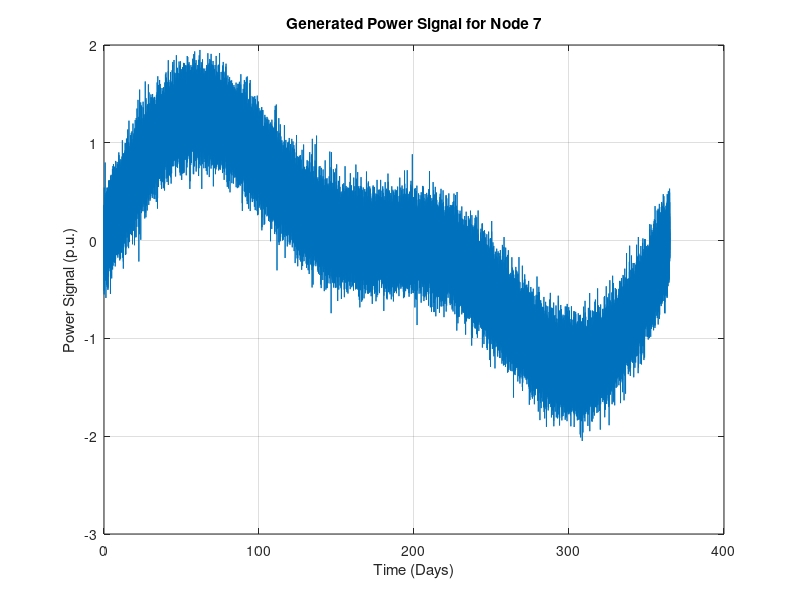

The MATLAB source for this figure: (Note: this script raises an error after producing the figure.)
clc; clear; close all;

%% ========== 1. Define IEEE-14 Synthetic Load Data ==========
% Mapping NYISO regions to IEEE-14 nodes
nyiso_nodes = [2, 3, 4, 5, 6, 9, 10, 11, 12, 13, 14];
nyiso_regions = {'CAPITL', 'CENTREL', 'DUNWOD', 'GENESE', 'HUD VL', ...
                 'LONGIL', 'MHK VL', 'MILLWD', 'N.Y.C.', 'NORTH', 'WEST'};
nyiso_loads = [100, 120, 80, 90, 110, 70, 130, 95, 105, 115, 85];

% Initialize power flow data for IEEE-14 system
num_nodes = 14;
bus_data = zeros(num_nodes, 3); % Columns: [Active Power, Reactive Power, Phase Angle]

% Assign synthetic active/reactive power loads
for i = 1:length(nyiso_nodes)
    node = nyiso_nodes(i);
    bus_data(node, 1) = nyiso_loads(i);        % Active power (MW)
    bus_data(node, 2) = nyiso_loads(i) * 0.3;  % Reactive power (MVAR)
end

disp('Synthetic IEEE-14 Load Data Mapped to NYISO Regions.');

%% ========== 2. Generate Power Time-Series Data ==========
sampling_interval = 5 / (60 * 24); % Convert minutes to fraction of a day
num_samples = 100000; % More than 100,000 samples
t = linspace(0, 365, num_samples); % Time vector for 12 months
power_signals = zeros(num_nodes, num_samples);

for i = 1:num_nodes
    power_signals(i, :) = sin(2 * pi * t / 365) + 0.5 * sin(4 * pi * t / 365) + 0.2 * randn(size(t));
end

% Plot Power Signal for Node 7
figure;
plot(t, power_signals(7, :));
xlabel('Time (Days)');
ylabel('Power Signal (p.u.)');
title('Generated Power Signal for Node 7');
grid on;

%% ========== 3. CEEMDAN Decomposition for Node 7 ==========
if exist('ceemdan', 'file') ~= 2
    error('CEEMDAN function not found. Please install or define it.');
end

num_imfs = 10; % Number of IMFs to extract
imf_matrix = ceemdan(power_signals(7, :), 0.1, num_imfs);

% Plot IMFs for Node 7
figure;
for j = 1:num_imfs
    subplot(num_imfs, 1, j);
    plot(t, imf_matrix(j, :));
    title(['IMF ' num2str(j) ' for Node 7']);
    grid on;
end
sgtitle('CEEMDAN Decomposition Components for Node 7');

% Plot Residual
figure;
plot(t, imf_matrix(end, :));
xlabel('Time (Days)');
ylabel('Residual');
title('Residual Component for Node 7');
grid on;

%% ========== 4. Correlation Coefficients of Decomposed Components ==========
correlation_matrix = corrcoef(imf_matrix');

% Display Correlation Matrix for Node 7
figure;
imagesc(correlation_matrix);
colorbar;
title('Correlation Coefficients of CEEMDAN Components (Node 7)');
xlabel('IMF Component');
ylabel('IMF Component');
axis square;

% Extract the first four components with the highest correlation coefficients
[~, sorted_indices] = sort(diag(correlation_matrix), 'descend');
selected_imfs = sorted_indices(1:4);

%% ========== 5. Reconstruct Signal Using Selected IMFs ==========
reconstructed_signal = sum(imf_matrix(selected_imfs, :), 1);

% Plot Original vs Reconstructed for Node 7
figure;
plot(t, power_signals(7, :), 'b', 'DisplayName', 'Original Signal');
hold on;
plot(t, reconstructed_signal, 'r--', 'DisplayName', 'Reconstructed Signal');
xlabel('Time (Days)');
ylabel('Signal Amplitude');
title('Original vs Reconstructed Signal for Node 7 (Using Top 4 IMFs)');
legend;
grid on;

%% ========== 6. Save Outputs ==========
save('simulation_results_node7.mat', 'imf_matrix', 'correlation_matrix', 'reconstructed_signal', 't', 'power_signals');

disp('Simulation completed successfully. Results saved in "simulation_results_node7.mat".');